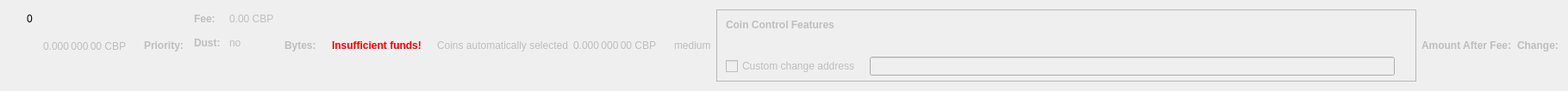
    <widget class="QWidget" name="dummyHideWidget" native="true">
     <property name="maximumSize">
      <size>
       <width>100</width>
       <height>22</height>
      </size>
     </property>
     <layout class="QHBoxLayout" name="dummyHideLayout">
      <item>
       <layout class="QFormLayout" name="formLayoutCoinControl1">
        <property name="horizontalSpacing">
         <number>10</number>
        </property>
        <property name="verticalSpacing">
         <number>14</number>
        </property>
        <property name="leftMargin">
         <number>10</number>
        </property>
        <property name="topMargin">
         <number>4</number>
        </property>
        <property name="rightMargin">
         <number>6</number>
        </property>
        <item row="0" column="1">
         <widget class="QLabel" name="labelCoinControlBytes">
          <property name="cursor">
           <cursorShape>IBeamCursor</cursorShape>
          </property>
          <property name="contextMenuPolicy">
           <enum>Qt::ActionsContextMenu</enum>
          </property>
          <property name="text">
           <string notr="true">0</string>
          </property>
          <property name="textInteractionFlags">
           <set>Qt::LinksAccessibleByMouse|Qt::TextSelectableByKeyboard|Qt::TextSelectableByMouse</set>
          </property>
         </widget>
        </item>
       </layout>
      </item>
      <item>
       <widget class="QLabel" name="labelCoinControlAfterFee">
        <property name="enabled">
         <bool>false</bool>
        </property>
        <property name="sizePolicy">
         <sizepolicy hsizetype="Fixed" vsizetype="Fixed">
          <horstretch>0</horstretch>
          <verstretch>0</verstretch>
         </sizepolicy>
        </property>
        <property name="minimumSize">
         <size>
          <width>111</width>
          <height>12</height>
         </size>
        </property>
        <property name="maximumSize">
         <size>
          <width>111</width>
          <height>12</height>
         </size>
        </property>
        <property name="cursor">
         <cursorShape>IBeamCursor</cursorShape>
        </property>
        <property name="contextMenuPolicy">
         <enum>Qt::ActionsContextMenu</enum>
        </property>
        <property name="text">
         <string notr="true">0.000 000 00 CBP</string>
        </property>
        <property name="textInteractionFlags">
         <set>Qt::LinksAccessibleByMouse|Qt::TextSelectableByKeyboard|Qt::TextSelectableByMouse</set>
        </property>
       </widget>
      </item>
      <item>
       <widget class="QLabel" name="labelCoinControlPriorityText">
        <property name="enabled">
         <bool>false</bool>
        </property>
        <property name="font">
         <font>
          <weight>75</weight>
          <bold>true</bold>
         </font>
        </property>
        <property name="text">
         <string>Priority:</string>
        </property>
       </widget>
      </item>
      <item>
       <layout class="QHBoxLayout" name="horizontalLayout"/>
      </item>
      <item>
       <layout class="QFormLayout" name="formLayoutCoinControl3">
        <property name="horizontalSpacing">
         <number>10</number>
        </property>
        <property name="verticalSpacing">
         <number>14</number>
        </property>
        <property name="leftMargin">
         <number>6</number>
        </property>
        <property name="topMargin">
         <number>4</number>
        </property>
        <property name="rightMargin">
         <number>6</number>
        </property>
        <item row="0" column="0">
         <widget class="QLabel" name="labelCoinControlFeeText">
          <property name="enabled">
           <bool>false</bool>
          </property>
          <property name="font">
           <font>
            <weight>75</weight>
            <bold>true</bold>
           </font>
          </property>
          <property name="text">
           <string>Fee:</string>
          </property>
          <property name="margin">
           <number>0</number>
          </property>
         </widget>
        </item>
        <item row="0" column="1">
         <widget class="QLabel" name="labelCoinControlFee">
          <property name="enabled">
           <bool>false</bool>
          </property>
          <property name="cursor">
           <cursorShape>IBeamCursor</cursorShape>
          </property>
          <property name="contextMenuPolicy">
           <enum>Qt::ActionsContextMenu</enum>
          </property>
          <property name="text">
           <string notr="true">0.00 CBP</string>
          </property>
          <property name="textInteractionFlags">
           <set>Qt::LinksAccessibleByMouse|Qt::TextSelectableByKeyboard|Qt::TextSelectableByMouse</set>
          </property>
         </widget>
        </item>
        <item row="1" column="0">
         <widget class="QLabel" name="labelCoinControlLowOutputText">
          <property name="enabled">
           <bool>false</bool>
          </property>
          <property name="font">
           <font>
            <weight>75</weight>
            <bold>true</bold>
           </font>
          </property>
          <property name="text">
           <string>Dust:</string>
          </property>
         </widget>
        </item>
        <item row="1" column="1">
         <widget class="QLabel" name="labelCoinControlLowOutput">
          <property name="enabled">
           <bool>false</bool>
          </property>
          <property name="cursor">
           <cursorShape>IBeamCursor</cursorShape>
          </property>
          <property name="contextMenuPolicy">
           <enum>Qt::ActionsContextMenu</enum>
          </property>
          <property name="text">
           <string>no</string>
          </property>
          <property name="textInteractionFlags">
           <set>Qt::LinksAccessibleByMouse|Qt::TextSelectableByKeyboard|Qt::TextSelectableByMouse</set>
          </property>
         </widget>
        </item>
       </layout>
      </item>
      <item>
       <widget class="QLabel" name="labelCoinControlBytesText">
        <property name="enabled">
         <bool>false</bool>
        </property>
        <property name="font">
         <font>
          <weight>75</weight>
          <bold>true</bold>
         </font>
        </property>
        <property name="text">
         <string>Bytes:</string>
        </property>
       </widget>
      </item>
      <item>
       <layout class="QFormLayout" name="formLayoutCoinControl2">
        <property name="horizontalSpacing">
         <number>10</number>
        </property>
        <property name="verticalSpacing">
         <number>14</number>
        </property>
        <property name="leftMargin">
         <number>6</number>
        </property>
        <property name="topMargin">
         <number>4</number>
        </property>
        <property name="rightMargin">
         <number>6</number>
        </property>
       </layout>
      </item>
      <item>
       <layout class="QHBoxLayout" name="horizontalLayoutCoinControl2">
        <property name="spacing">
         <number>8</number>
        </property>
        <property name="bottomMargin">
         <number>10</number>
        </property>
       </layout>
      </item>
      <item>
       <widget class="QLabel" name="labelCoinControlInsuffFunds">
        <property name="enabled">
         <bool>false</bool>
        </property>
        <property name="minimumSize">
         <size>
          <width>0</width>
          <height>0</height>
         </size>
        </property>
        <property name="font">
         <font>
          <weight>75</weight>
          <bold>true</bold>
         </font>
        </property>
        <property name="styleSheet">
         <string notr="true">color:red;font-weight:bold;</string>
        </property>
        <property name="text">
         <string>Insufficient funds!</string>
        </property>
        <property name="margin">
         <number>5</number>
        </property>
       </widget>
      </item>
      <item>
       <layout class="QFormLayout" name="formLayoutCoinControl4">
        <property name="horizontalSpacing">
         <number>10</number>
        </property>
        <property name="verticalSpacing">
         <number>14</number>
        </property>
        <property name="leftMargin">
         <number>6</number>
        </property>
        <property name="topMargin">
         <number>4</number>
        </property>
        <property name="rightMargin">
         <number>6</number>
        </property>
       </layout>
      </item>
      <item>
       <widget class="QLabel" name="labelCoinControlAutomaticallySelected">
        <property name="enabled">
         <bool>false</bool>
        </property>
        <property name="sizePolicy">
         <sizepolicy hsizetype="Fixed" vsizetype="Fixed">
          <horstretch>0</horstretch>
          <verstretch>0</verstretch>
         </sizepolicy>
        </property>
        <property name="minimumSize">
         <size>
          <width>0</width>
          <height>0</height>
         </size>
        </property>
        <property name="maximumSize">
         <size>
          <width>240</width>
          <height>16777215</height>
         </size>
        </property>
        <property name="text">
         <string>Coins automatically selected</string>
        </property>
        <property name="margin">
         <number>5</number>
        </property>
       </widget>
      </item>
      <item>
       <widget class="QLabel" name="labelCoinControlChange">
        <property name="enabled">
         <bool>false</bool>
        </property>
        <property name="sizePolicy">
         <sizepolicy hsizetype="Fixed" vsizetype="Fixed">
          <horstretch>0</horstretch>
          <verstretch>0</verstretch>
         </sizepolicy>
        </property>
        <property name="minimumSize">
         <size>
          <width>111</width>
          <height>0</height>
         </size>
        </property>
        <property name="maximumSize">
         <size>
          <width>111</width>
          <height>16777215</height>
         </size>
        </property>
        <property name="cursor">
         <cursorShape>IBeamCursor</cursorShape>
        </property>
        <property name="contextMenuPolicy">
         <enum>Qt::ActionsContextMenu</enum>
        </property>
        <property name="text">
         <string notr="true">0.000 000 00 CBP</string>
        </property>
        <property name="textInteractionFlags">
         <set>Qt::LinksAccessibleByMouse|Qt::TextSelectableByKeyboard|Qt::TextSelectableByMouse</set>
        </property>
       </widget>
      </item>
      <item>
       <widget class="QLabel" name="labelCoinControlPriority">
        <property name="enabled">
         <bool>false</bool>
        </property>
        <property name="cursor">
         <cursorShape>IBeamCursor</cursorShape>
        </property>
        <property name="contextMenuPolicy">
         <enum>Qt::ActionsContextMenu</enum>
        </property>
        <property name="text">
         <string>medium</string>
        </property>
        <property name="textInteractionFlags">
         <set>Qt::LinksAccessibleByMouse|Qt::TextSelectableByKeyboard|Qt::TextSelectableByMouse</set>
        </property>
       </widget>
      </item>
      <item>
       <widget class="QFrame" name="frameCoinControl">
        <property name="sizePolicy">
         <sizepolicy hsizetype="Expanding" vsizetype="Expanding">
          <horstretch>0</horstretch>
          <verstretch>0</verstretch>
         </sizepolicy>
        </property>
        <property name="maximumSize">
         <size>
          <width>16777215</width>
          <height>16777215</height>
         </size>
        </property>
        <property name="frameShape">
         <enum>QFrame::StyledPanel</enum>
        </property>
        <property name="frameShadow">
         <enum>QFrame::Sunken</enum>
        </property>
        <layout class="QVBoxLayout" name="verticalLayoutCoinControl2_2">
         <property name="spacing">
          <number>0</number>
         </property>
         <property name="leftMargin">
          <number>0</number>
         </property>
         <property name="topMargin">
          <number>0</number>
         </property>
         <property name="rightMargin">
          <number>0</number>
         </property>
         <property name="bottomMargin">
          <number>6</number>
         </property>
         <item>
          <layout class="QVBoxLayout" name="verticalLayoutCoinControl" stretch="0,0,0,1">
           <property name="spacing">
            <number>0</number>
           </property>
           <property name="leftMargin">
            <number>10</number>
           </property>
           <property name="topMargin">
            <number>10</number>
           </property>
           <item>
            <layout class="QHBoxLayout" name="horizontalLayoutCoinControl1">
             <property name="bottomMargin">
              <number>15</number>
             </property>
             <item>
              <widget class="QLabel" name="labelCoinControlFeatures">
               <property name="enabled">
                <bool>false</bool>
               </property>
               <property name="sizePolicy">
                <sizepolicy hsizetype="Preferred" vsizetype="Maximum">
                 <horstretch>0</horstretch>
                 <verstretch>0</verstretch>
                </sizepolicy>
               </property>
               <property name="font">
                <font>
                 <weight>75</weight>
                 <bold>true</bold>
                </font>
               </property>
               <property name="styleSheet">
                <string notr="true">font-weight:bold;</string>
               </property>
               <property name="text">
                <string>Coin Control Features</string>
               </property>
              </widget>
             </item>
            </layout>
           </item>
           <item>
            <widget class="QWidget" name="widgetCoinControl" native="true">
             <property name="sizePolicy">
              <sizepolicy hsizetype="Preferred" vsizetype="Preferred">
               <horstretch>0</horstretch>
               <verstretch>0</verstretch>
              </sizepolicy>
             </property>
             <property name="minimumSize">
              <size>
               <width>0</width>
               <height>0</height>
              </size>
             </property>
             <property name="styleSheet">
              <string notr="true"/>
             </property>
             <layout class="QHBoxLayout" name="horizontalLayoutCoinControl5_2">
              <property name="leftMargin">
               <number>0</number>
              </property>
              <property name="topMargin">
               <number>0</number>
              </property>
              <property name="rightMargin">
               <number>0</number>
              </property>
              <property name="bottomMargin">
               <number>0</number>
              </property>
              <item>
               <layout class="QHBoxLayout" name="horizontalLayoutCoinControl3">
                <property name="spacing">
                 <number>20</number>
                </property>
                <property name="topMargin">
                 <number>0</number>
                </property>
                <property name="bottomMargin">
                 <number>10</number>
                </property>
               </layout>
              </item>
             </layout>
            </widget>
           </item>
           <item>
            <layout class="QHBoxLayout" name="horizontalLayoutCoinControl4" stretch="0,0,0">
             <property name="spacing">
              <number>12</number>
             </property>
             <property name="sizeConstraint">
              <enum>QLayout::SetDefaultConstraint</enum>
             </property>
             <property name="topMargin">
              <number>5</number>
             </property>
             <property name="rightMargin">
              <number>5</number>
             </property>
             <item>
              <widget class="QCheckBox" name="checkBoxCoinControlChange">
               <property name="enabled">
                <bool>false</bool>
               </property>
               <property name="toolTip">
                <string>If this is activated, but the change address is empty or invalid, change will be sent to a newly generated address.</string>
               </property>
               <property name="text">
                <string>Custom change address</string>
               </property>
              </widget>
             </item>
             <item>
              <widget class="QValidatedLineEdit" name="lineEditCoinControlChange">
               <property name="enabled">
                <bool>false</bool>
               </property>
               <property name="sizePolicy">
                <sizepolicy hsizetype="Expanding" vsizetype="Fixed">
                 <horstretch>0</horstretch>
                 <verstretch>0</verstretch>
                </sizepolicy>
               </property>
              </widget>
             </item>
             <item>
              <widget class="QLabel" name="labelCoinControlChangeLabel_2">
               <property name="sizePolicy">
                <sizepolicy hsizetype="Preferred" vsizetype="Expanding">
                 <horstretch>0</horstretch>
                 <verstretch>0</verstretch>
                </sizepolicy>
               </property>
               <property name="minimumSize">
                <size>
                 <width>0</width>
                 <height>0</height>
                </size>
               </property>
               <property name="text">
                <string/>
               </property>
               <property name="margin">
                <number>3</number>
               </property>
              </widget>
             </item>
            </layout>
           </item>
           <item>
            <spacer name="verticalSpacerCoinControl">
             <property name="orientation">
              <enum>Qt::Vertical</enum>
             </property>
             <property name="sizeHint" stdset="0">
              <size>
               <width>800</width>
               <height>1</height>
              </size>
             </property>
            </spacer>
           </item>
          </layout>
         </item>
        </layout>
       </widget>
      </item>
      <item>
       <widget class="QLabel" name="labelCoinControlAfterFeeText">
        <property name="enabled">
         <bool>false</bool>
        </property>
        <property name="minimumSize">
         <size>
          <width>0</width>
          <height>0</height>
         </size>
        </property>
        <property name="maximumSize">
         <size>
          <width>16777215</width>
          <height>16777215</height>
         </size>
        </property>
        <property name="font">
         <font>
          <weight>75</weight>
          <bold>true</bold>
         </font>
        </property>
        <property name="text">
         <string>Amount After Fee:</string>
        </property>
        <property name="alignment">
         <set>Qt::AlignLeading|Qt::AlignLeft|Qt::AlignVCenter</set>
        </property>
        <property name="margin">
         <number>0</number>
        </property>
       </widget>
      </item>
      <item>
       <widget class="QLabel" name="labelCoinControlChangeText">
        <property name="enabled">
         <bool>false</bool>
        </property>
        <property name="sizePolicy">
         <sizepolicy hsizetype="Preferred" vsizetype="Preferred">
          <horstretch>0</horstretch>
          <verstretch>0</verstretch>
         </sizepolicy>
        </property>
        <property name="minimumSize">
         <size>
          <width>0</width>
          <height>0</height>
         </size>
        </property>
        <property name="maximumSize">
         <size>
          <width>16777215</width>
          <height>16777215</height>
         </size>
        </property>
        <property name="font">
         <font>
          <weight>75</weight>
          <bold>true</bold>
         </font>
        </property>
        <property name="text">
         <string>Change:</string>
        </property>
        <property name="alignment">
         <set>Qt::AlignLeading|Qt::AlignLeft|Qt::AlignVCenter</set>
        </property>
       </widget>
      </item>
     </layout>
    </widget>
